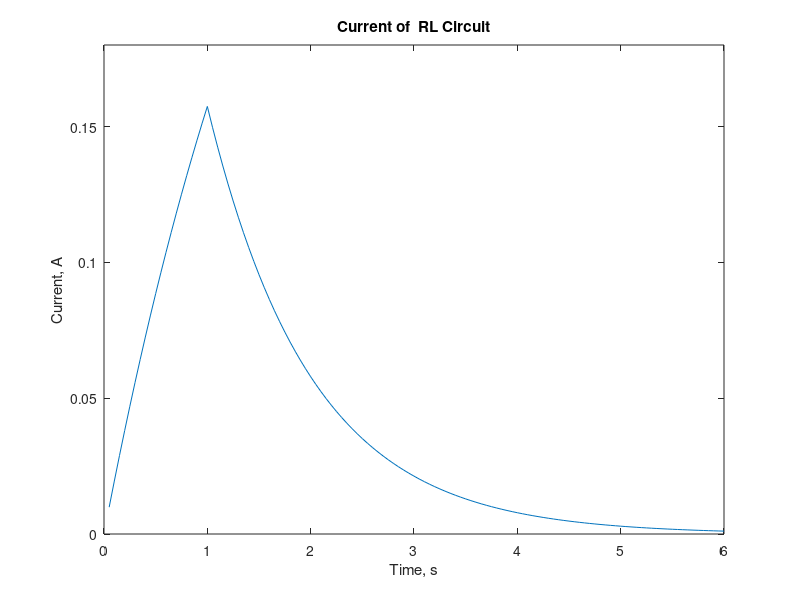

Here is the MATLAB script that generated this plot:
% tau1 is time constant when switch is at b
% tau2 is the time constant when the switch is in position c
% 
tau1 = 200/100;
for k=1:20
  t(k) = k/20;
  i(k) = 0.4*(1-exp(-t(k)/tau1));
end
imax = i(20);
tau2 = 200/200;
for k = 21:120
  t(k) = k/20;
  i(k) = imax*exp(-t(k-20)/tau2);
end
% plot the current
plot(t, i)
axis([0 6 0 0.18])
title('Current of  RL Circuit')
xlabel('Time, s')
ylabel('Current, A')
